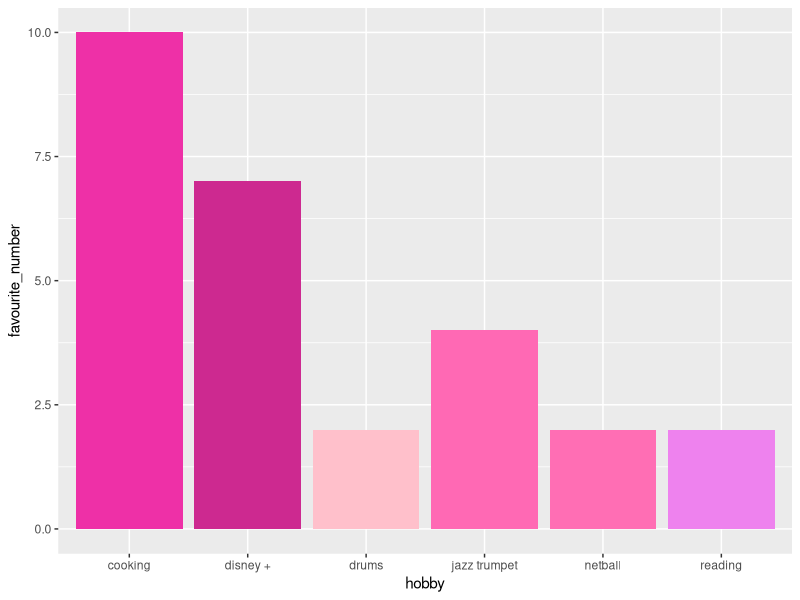
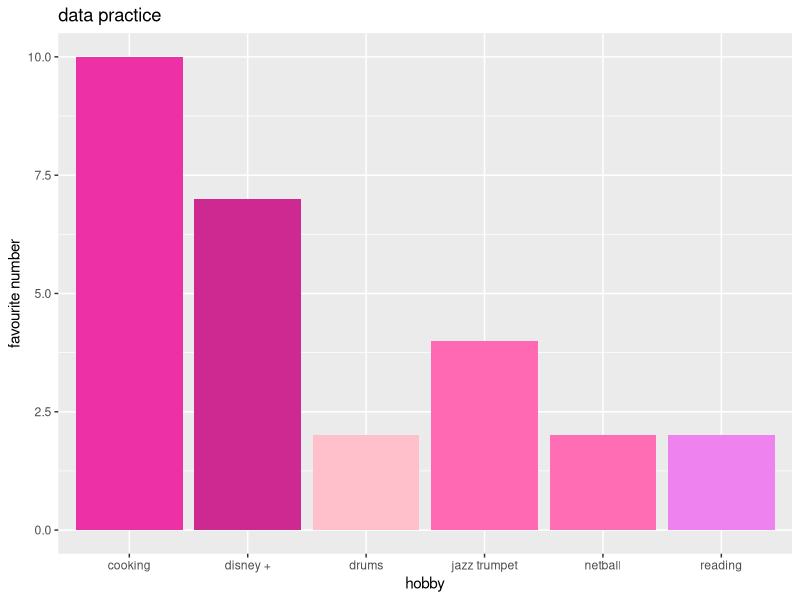
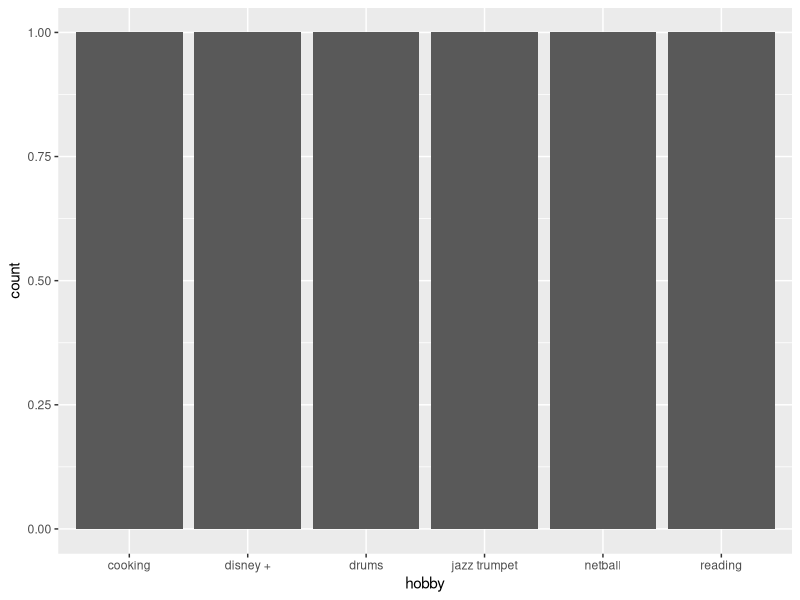

Write the R code that produced these figures, in order.
## ---- chunk 1
library(tidyverse) 
## ---- chunk 2
team_data <- tibble(
  name = c("Lucy", "Joel", "Zazzie", "Gabriel", 
           "Alex", "Jin"),
  github_username = c("roydsle", "joelhanloned", "zarinakjellberg", "gamgow", "alexjdlr", "jin2226"), 
  colour = c("maroon3", "pink", "hotpink1", "hotpink", 
             "maroon2", "violet"),
  hobby = c("disney +", "drums", "netball", "jazz trumpet", 
            "cooking", "reading"),
  favourite_number = c(7, 2, 2, 4, 10, 2)
  )

team_data
## ---- chunk 3
p1 <- ggplot(data = team_data, 
             mapping = aes(x = hobby, 
                           y = favourite_number,
                           fill = colour), 
             ) +
   geom_col() +
   scale_fill_identity()
p1
## ---- chunk 4
p1 + labs(x = "hobby", 
          y = "favourite number",
          title = "data practice")
## ---- chunk 5
p2 <- ggplot(team_data, aes(x = hobby)) +
  geom_bar()
p2
